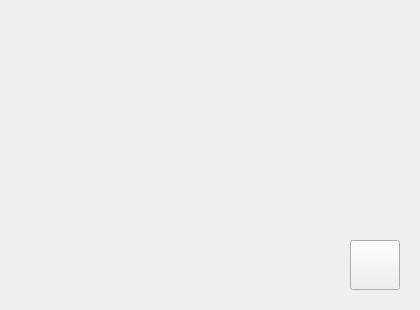
<?xml version="1.0" encoding="UTF-8"?>
<ui version="4.0">
 <class>WgtVerifyNo21Class</class>
 <widget class="QWidget" name="WgtVerifyNo21Class">
  <property name="geometry">
   <rect>
    <x>0</x>
    <y>0</y>
    <width>420</width>
    <height>310</height>
   </rect>
  </property>
  <property name="minimumSize">
   <size>
    <width>420</width>
    <height>310</height>
   </size>
  </property>
  <property name="maximumSize">
   <size>
    <width>420</width>
    <height>310</height>
   </size>
  </property>
  <property name="windowTitle">
   <string>WgtVerifyNo21</string>
  </property>
  <widget class="QLabel" name="labelName">
   <property name="geometry">
    <rect>
     <x>0</x>
     <y>32</y>
     <width>420</width>
     <height>50</height>
    </rect>
   </property>
   <property name="minimumSize">
    <size>
     <width>420</width>
     <height>50</height>
    </size>
   </property>
   <property name="maximumSize">
    <size>
     <width>420</width>
     <height>50</height>
    </size>
   </property>
   <property name="text">
    <string/>
   </property>
   <property name="alignment">
    <set>Qt::AlignmentFlag::AlignCenter</set>
   </property>
  </widget>
  <widget class="QLabel" name="labelImage">
   <property name="geometry">
    <rect>
     <x>10</x>
     <y>85</y>
     <width>400</width>
     <height>225</height>
    </rect>
   </property>
   <property name="minimumSize">
    <size>
     <width>400</width>
     <height>225</height>
    </size>
   </property>
   <property name="maximumSize">
    <size>
     <width>400</width>
     <height>225</height>
    </size>
   </property>
   <property name="text">
    <string/>
   </property>
  </widget>
  <widget class="QToolButton" name="toolButtonZoomIn">
   <property name="geometry">
    <rect>
     <x>350</x>
     <y>240</y>
     <width>50</width>
     <height>50</height>
    </rect>
   </property>
   <property name="minimumSize">
    <size>
     <width>50</width>
     <height>50</height>
    </size>
   </property>
   <property name="maximumSize">
    <size>
     <width>50</width>
     <height>50</height>
    </size>
   </property>
   <property name="text">
    <string/>
   </property>
   <property name="icon">
    <iconset resource="../../rc/main.qrc">
     <normaloff>:/image/zoom.png</normaloff>:/image/zoom.png</iconset>
   </property>
   <property name="iconSize">
    <size>
     <width>50</width>
     <height>50</height>
    </size>
   </property>
  </widget>
  <widget class="QLabel" name="labelIcon">
   <property name="geometry">
    <rect>
     <x>195</x>
     <y>0</y>
     <width>30</width>
     <height>30</height>
    </rect>
   </property>
   <property name="minimumSize">
    <size>
     <width>30</width>
     <height>30</height>
    </size>
   </property>
   <property name="maximumSize">
    <size>
     <width>30</width>
     <height>30</height>
    </size>
   </property>
   <property name="text">
    <string/>
   </property>
  </widget>
  <widget class="QLabel" name="labelLeftLine">
   <property name="geometry">
    <rect>
     <x>0</x>
     <y>15</y>
     <width>195</width>
     <height>2</height>
    </rect>
   </property>
   <property name="minimumSize">
    <size>
     <width>195</width>
     <height>2</height>
    </size>
   </property>
   <property name="maximumSize">
    <size>
     <width>195</width>
     <height>2</height>
    </size>
   </property>
   <property name="text">
    <string/>
   </property>
  </widget>
  <widget class="QLabel" name="labelRightLine">
   <property name="geometry">
    <rect>
     <x>225</x>
     <y>15</y>
     <width>195</width>
     <height>2</height>
    </rect>
   </property>
   <property name="minimumSize">
    <size>
     <width>195</width>
     <height>2</height>
    </size>
   </property>
   <property name="maximumSize">
    <size>
     <width>195</width>
     <height>2</height>
    </size>
   </property>
   <property name="text">
    <string/>
   </property>
  </widget>
 </widget>
 <layoutdefault spacing="6" margin="11"/>
 <resources>
  <include location="../../rc/main.qrc"/>
 </resources>
 <connections/>
</ui>
